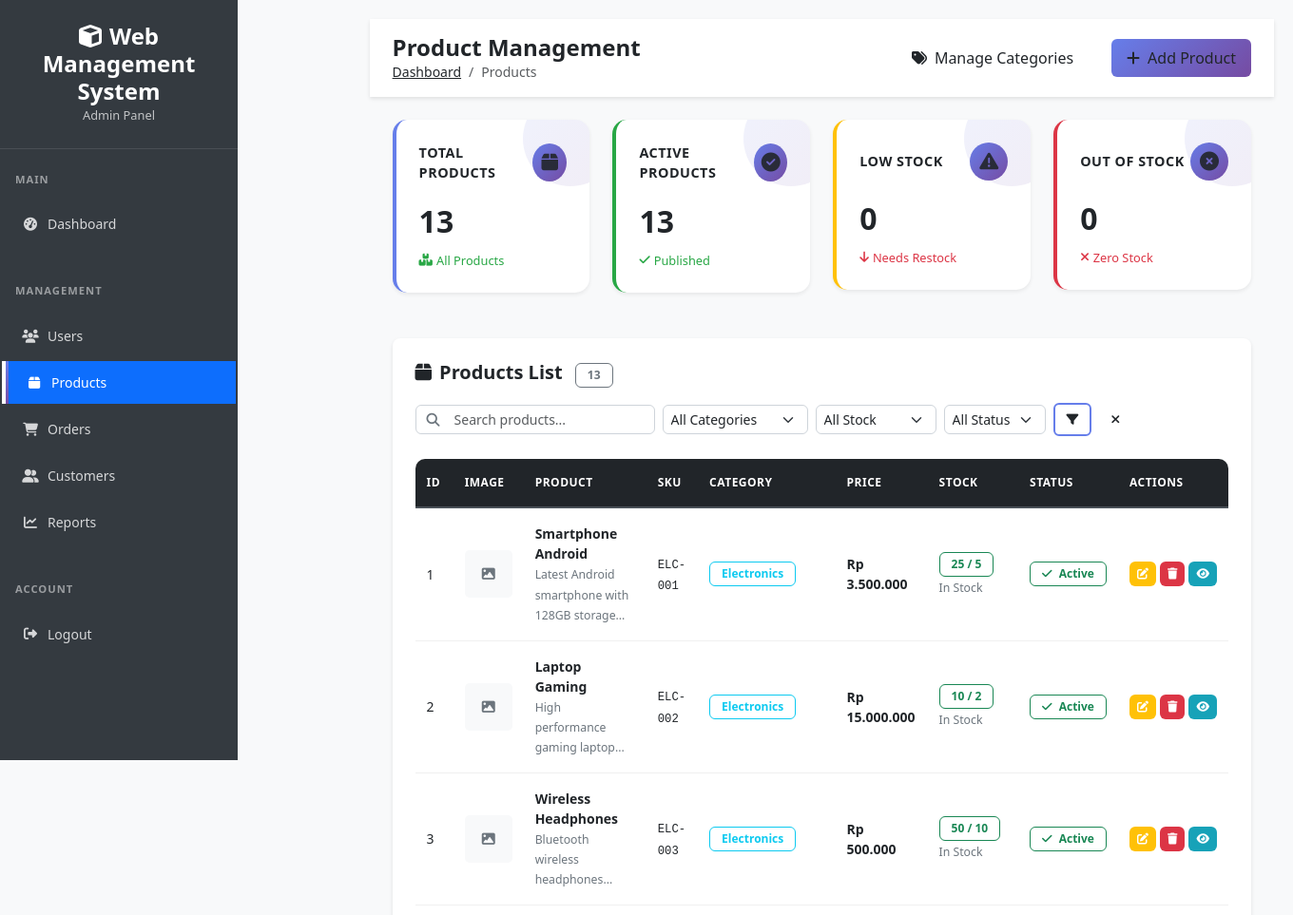
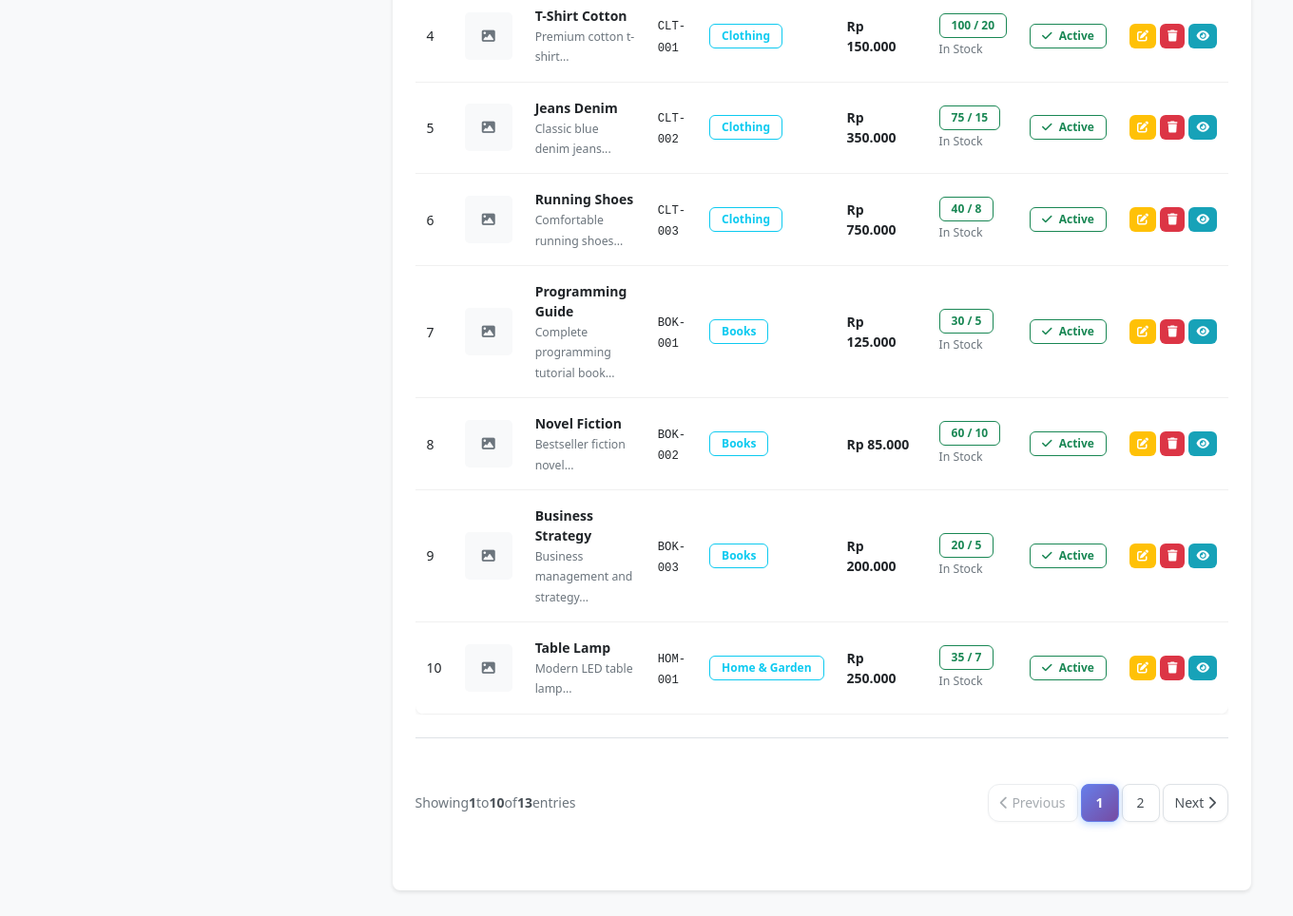
The page /admin/products/index.php (signed in) on the database its author committed (2 pictures, top to bottom).
### tables this page shows
CREATE TABLE products (
    id INT PRIMARY KEY AUTO_INCREMENT,
    category_id INT NOT NULL,
    supplier_id INT,
    name VARCHAR(200) NOT NULL,
    description TEXT,
    price DECIMAL(10,2) NOT NULL DEFAULT 0.00,
    stock INT DEFAULT 0,
    min_stock INT DEFAULT 0,
    sku VARCHAR(50) UNIQUE,
    image VARCHAR(255),
    is_active BOOLEAN DEFAULT TRUE,
    created_at TIMESTAMP DEFAULT CURRENT_TIMESTAMP,
    updated_at TIMESTAMP DEFAULT CURRENT_TIMESTAMP ON UPDATE CURRENT_TIMESTAMP,
    FOREIGN KEY (category_id) REFERENCES categories(id) ON DELETE RESTRICT,
    FOREIGN KEY (supplier_id) REFERENCES suppliers(id) ON DELETE SET NULL
);

CREATE TABLE categories (
    id INT PRIMARY KEY AUTO_INCREMENT,
    name VARCHAR(100) NOT NULL,
    description TEXT,
    is_active BOOLEAN DEFAULT TRUE,
    created_at TIMESTAMP DEFAULT CURRENT_TIMESTAMP
);

### admin/products/index.php (the view, shortened to what the rows shown need)
<?php
require_once '../../includes/functions.php';
$search = $_GET['search'] ?? '';
$category_filter = $_GET['category'] ?? '';
$status_filter = $_GET['status'] ?? '';
$stock_filter = $_GET['stock'] ?? '';
$page = max(1, (int)($_GET['page'] ?? 1));
$per_page = RECORDS_PER_PAGE;
$where_conditions = [];
$params = [];
$where_clause = !empty($where_conditions) ? 'WHERE ' . implode(' AND ', $where_conditions) : '';
$offset = ($page - 1) * $per_page;
$sql = "SELECT p.*, c.name as category_name, s.name as supplier_name
        FROM products p
        LEFT JOIN categories c ON p.category_id = c.id
        LEFT JOIN suppliers s ON p.supplier_id = s.id
        $where_clause
        ORDER BY p.created_at DESC
        LIMIT $per_page OFFSET $offset";
$products = getRecords($sql, $params);
?>
<!DOCTYPE html>
<html lang="en">
<head>
    <?php
    include '../../includes/header.php';
    ?>
</head>
<body class="admin-body">
    <div class="admin-container">
        <main class="admin-content">
            <header class="admin-header">
                <div class="header-left">
                    <h1>Product Management</h1>
                </div>
            </header>
            <div class="admin-main">
                <div class="admin-table-container">
                    <div class="table-responsive">
                        <table class="table admin-table" id="productsTable">
                            <thead>
                                <tr>
                                    <th>ID</th>
                                    <th>Image</th>
                                    <th>Product</th>
                                    <th>SKU</th>
                                    <th>Category</th>
                                    <th>Price</th>
                                    <th>Stock</th>
                                    <th>Status</th>
                                    <th>Actions</th>
                                </tr>
                            </thead>
                            <tbody>
                                <?php if (empty($products)): ?>
                                    <tr>
                                        <td colspan="9" class="text-center py-4">
                                            <div class="admin-empty-state">
                                                <i class="fas fa-box empty-icon"></i>
                                                <div class="empty-title">No Products Found</div>
                                                <div class="empty-description">
                                                    <?php if (!empty($search) || !empty($category_filter) || !empty($status_filter) || !empty($stock_filter)): ?>
                                                        Try adjusting your search criteria or filters.
                                                    <?php else: ?>
                                                        Start by adding your first product.
                                                    <?php endif; ?>
                                                </div>
                                                <a href="add.php" class="btn btn-primary mt-3">
                                                    <i class="fas fa-plus me-2"></i>Add Product
                                                </a>
                                            </div>
                                        </td>
                                    </tr>
                                <?php else: ?>
                                    <?php foreach ($products as $product): ?>
                                        <?php
                                        $stock_status = 'success';
                                        $stock_text = 'In Stock';
                                        ?>
                                        <tr>
                                            <td><?= $product['id'] ?></td>
                                            <td>
                                                <?php if ($product['image']): ?>
                                                    <img src="<?= ASSETS_URL ?>/uploads/<?= htmlspecialchars($product['image']) ?>"
                                                         alt="<?= htmlspecialchars($product['name']) ?>"
                                                         class="product-thumbnail"
                                                         style="width: 50px; height: 50px; object-fit: cover; border-radius: 5px;">
                                                <?php else: ?>
                                                    <div class="product-thumbnail bg-light d-flex align-items-center justify-content-center"
                                                         style="width: 50px; height: 50px; border-radius: 5px;">
                                                        <i class="fas fa-image text-muted"></i>
                                                    </div>
                                                <?php endif; ?>
                                            </td>
                                            <td>
                                                <div>
                                                    <strong><?= htmlspecialchars($product['name']) ?></strong>
                                                    <?php if ($product['description']): ?>
                                                        <br><small class="text-muted"><?= htmlspecialchars(substr($product['description'], 0, 50)) ?>...</small>
                                                    <?php endif; ?>
                                                </div>
                                            </td>
                                            <td>
                                                <code><?= htmlspecialchars($product['sku'] ?: '-') ?></code>
                                            </td>
                                            <td>
                                                <span class="badge bg-info">
                                                    <?= htmlspecialchars($product['category_name'] ?: 'No Category') ?>
                                                </span>
                                            </td>
                                            <td>
                                                <strong><?= formatCurrency($product['price']) ?></strong>
                                            </td>
                                            <td>
                                                <span class="badge bg-<?= $stock_status ?>">
                                                    <?= number_format($product['stock']) ?>
                                                    <?php if ($product['min_stock'] > 0): ?>
                                                        / <?= number_format($product['min_stock']) ?>
                                                    <?php endif; ?>
                                                </span>
                                                <br><small class="text-muted"><?= $stock_text ?></small>
                                            </td>
                                            <td>
                                                <span class="badge <?= $product['is_active'] ? 'bg-success' : 'bg-danger' ?>">
                                                    <i class="fas fa-<?= $product['is_active'] ? 'check' : 'times' ?> me-1"></i>
                                                    <?= $product['is_active'] ? 'Active' : 'Inactive' ?>
                                                </span>
                                            </td>
                                            <td>
                                                <div class="table-actions">
                                                    <a href="edit.php?id=<?= $product['id'] ?>"
                                                       class="btn btn-sm btn-action edit"
                                                       title="Edit Product">
                                                        <i class="fas fa-edit"></i>
                                                    </a>
                                                    <button type="button"
                                                            class="btn btn-sm btn-action delete"
                                                            title="Delete Product"
                                                            onclick="confirmDelete(<?= $product['id'] ?>, '<?= htmlspecialchars($product['name']) ?>')">
                                                        <i class="fas fa-trash"></i>
                                                    </button>
                                                    <button type="button"
                                                            class="btn btn-sm btn-action view"
                                                            title="View Details"
                                                            onclick="viewProduct(<?= $product['id'] ?>)">
                                                        <i class="fas fa-eye"></i>
                                                    </button>
                                                </div>
                                            </td>
                                        </tr>
                                    <?php endforeach; ?>
                                <?php endif; ?>
                            </tbody>
                        </table>
                    </div>
                </div>
            </div>
        </main>
    </div>
</body>
</html>

### rows shown on the page
products: id "1", name "Smartphone Android", description "Latest Android smartphone with 128GB storage", sku "ELC-001", category.name "Electronics", price "Rp 3.500.000", stock "25", min_stock "5", stock_text "In Stock", is_active 1 (drawn)
products: id "2", name "Laptop Gaming", description "High performance gaming laptop", sku "ELC-002", category.name "Electronics", price "Rp 15.000.000", stock "10", min_stock "2", stock_text "In Stock", is_active 1 (drawn)
products: id "3", name "Wireless Headphones", description "Bluetooth wireless headphones", sku "ELC-003", category.name "Electronics", price "Rp 500.000", stock "50", min_stock "10", stock_text "In Stock", is_active 1 (drawn)
products: id "4", name "T-Shirt Cotton", description "Premium cotton t-shirt", sku "CLT-001", category.name "Clothing", price "Rp 150.000", stock "100", min_stock "20", stock_text "In Stock", is_active 1 (drawn)
products: id "5", name "Jeans Denim", description "Classic blue denim jeans", sku "CLT-002", category.name "Clothing", price "Rp 350.000", stock "75", min_stock "15", stock_text "In Stock", is_active 1 (drawn)
products: id "6", name "Running Shoes", description "Comfortable running shoes", sku "CLT-003", category.name "Clothing", price "Rp 750.000", stock "40", min_stock "8", stock_text "In Stock", is_active 1 (drawn)
products: id "7", name "Programming Guide", description "Complete programming tutorial book", sku "BOK-001", category.name "Books", price "Rp 125.000", stock "30", min_stock "5", stock_text "In Stock", is_active 1 (drawn)
products: id "8", name "Novel Fiction", description "Bestseller fiction novel", sku "BOK-002", category.name "Books", price "Rp 85.000", stock "60", min_stock "10", stock_text "In Stock", is_active 1 (drawn)
products: id "9", name "Business Strategy", description "Business management and strategy", sku "BOK-003", category.name "Books", price "Rp 200.000", stock "20", min_stock "5", stock_text "In Stock", is_active 1 (drawn)
products: id "10", name "Table Lamp", description "Modern LED table lamp", sku "HOM-001", category.name "Home & Garden", price "Rp 250.000", stock "35", min_stock "7", stock_text "In Stock", is_active 1 (drawn)

### other values the page prints
APP_NAME "Web Management System"
$product_stats['total_products'] "13"
$product_stats['active_products'] "13"
$product_stats['low_stock'] "0"
$product_stats['out_of_stock'] "0"
$total_records "13"
min($page * $per_page, $total_records) "10"
